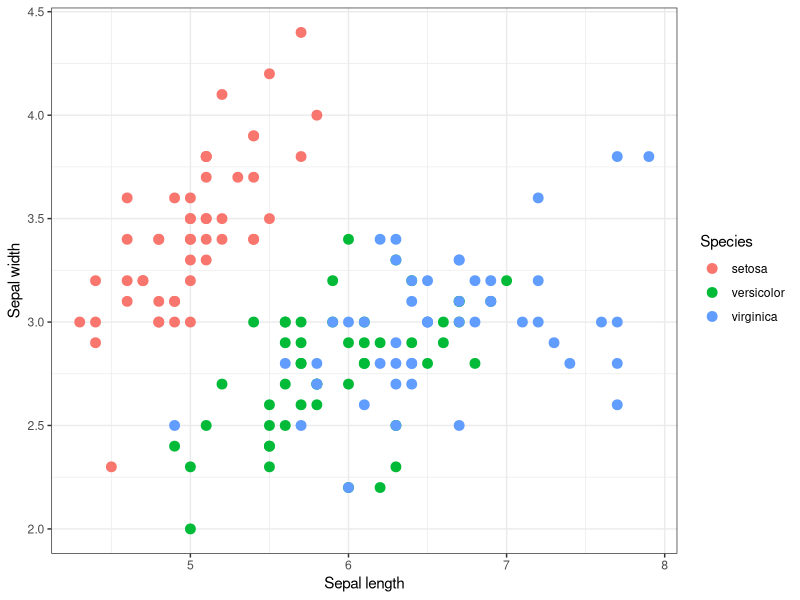
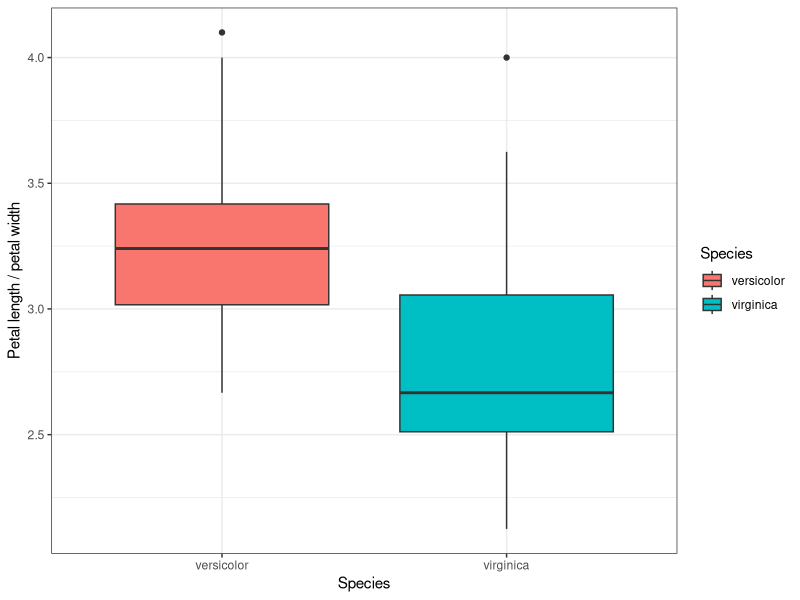

Source code (R) for these figures, in order:
## ---- chunk 1
data(iris)
library(tidyverse)
iris_df <- iris
## ---- chunk 2
ages <- c(18, 21, 25, 30, 34)
mean(ages)
## ---- chunk 3
iris[iris$Species == "versicolor", ]

iris[, c("Sepal.Length", "Petal.Length", "Species")]
## ---- chunk 4
iris_df %>%
  dplyr::group_by(Species) %>%
  dplyr::summarise(
    mean_sepal_length = mean(Sepal.Length),
    mean_petal_length = mean(Petal.Length)
  )
## ---- chunk 5
ggplot(data = iris_df, aes(x = Sepal.Length, y = Sepal.Width, color = Species)) +
  geom_point(size = 3) +
  labs(
    x = "Sepal length",
    y = "Sepal width",
    color = "Species"
  ) +
  theme_bw()
## ---- chunk 6
iris_df2 <- iris_df %>%
  dplyr::filter(Species != "setosa") %>%
  dplyr::mutate(
    Petal.Ratio = Petal.Length / Petal.Width
  )

iris_df2 %>%
  dplyr::group_by(Species) %>%
  dplyr::summarise(
    mean_petal_ratio = mean(Petal.Ratio)
  )

ggplot(iris_df2, aes(x = Species, y = Petal.Ratio, fill = Species)) +
  geom_boxplot() +
  labs(
    x = "Species",
    y = "Petal length / petal width"
  ) +
  theme_bw()
